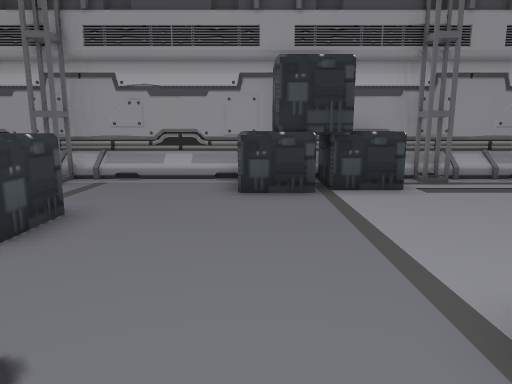
[1] (above)

24 first-person views from a walk through a Unity game level. The camera is 1.3 m above the floor, tilts 10° down and sees 70° across. The floor is counted in squares, 1 m on a side. Each view is taken from the middle of a square. On the plan, view 1 faces up. The plan holds only what a view shows up to about 15 squares ahead; the rest is blank. The place goes on beyond the plan. The player is left out.

[2]
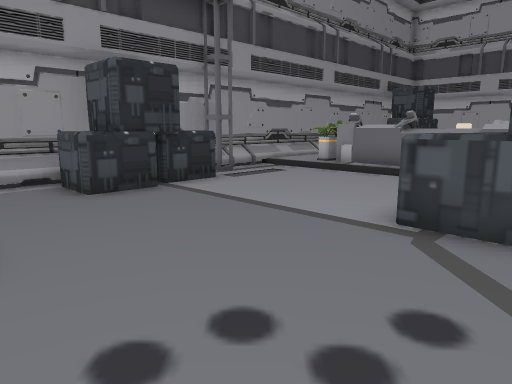

[3]
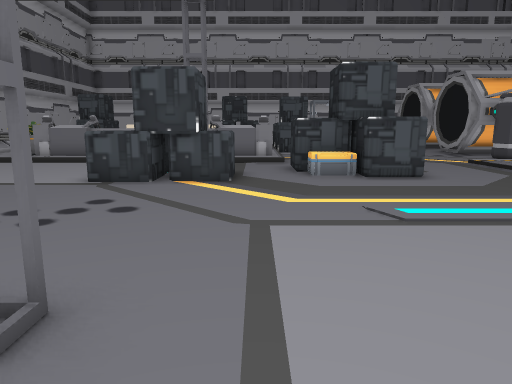

[4]
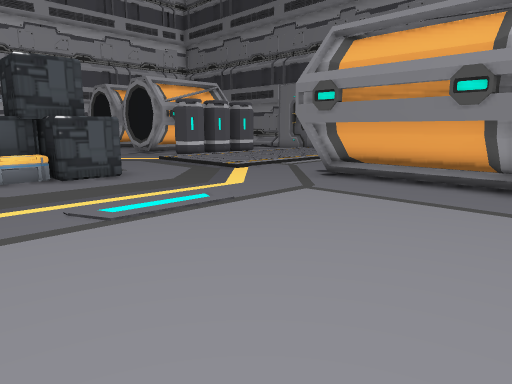

[5]
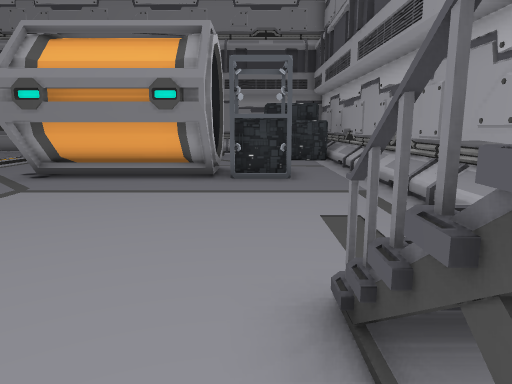

[6]
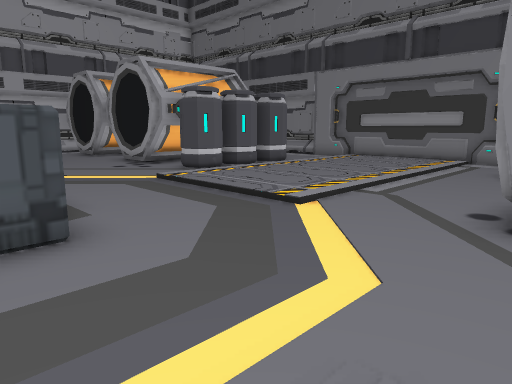

[7]
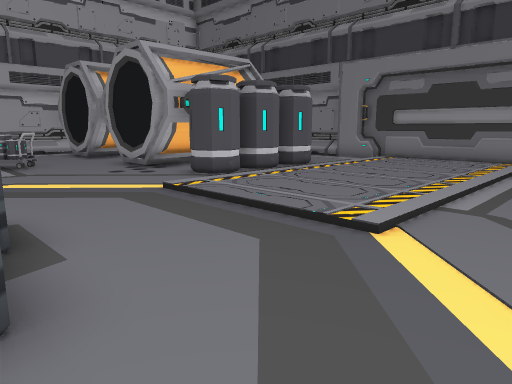

[8]
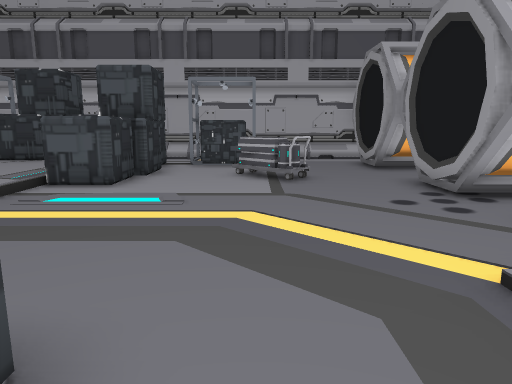

[9]
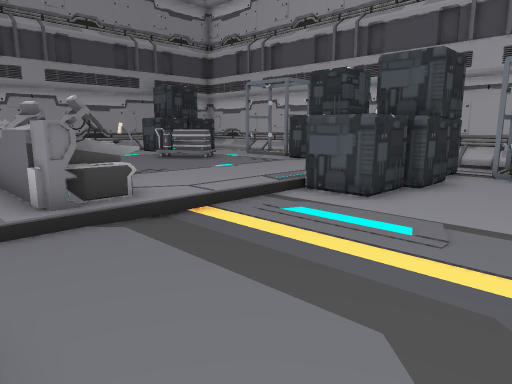

[10]
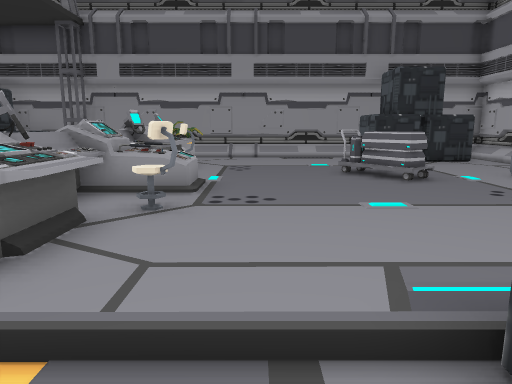

[11]
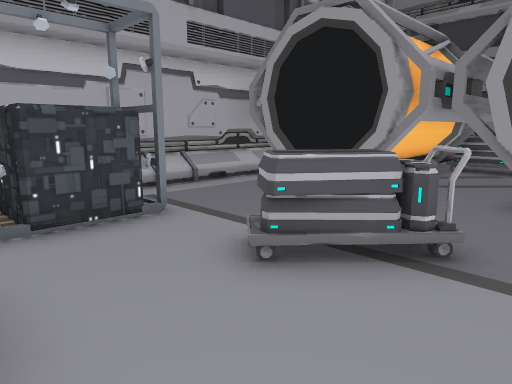

[12]
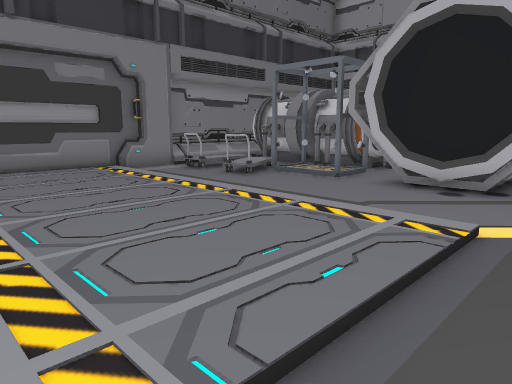

[13]
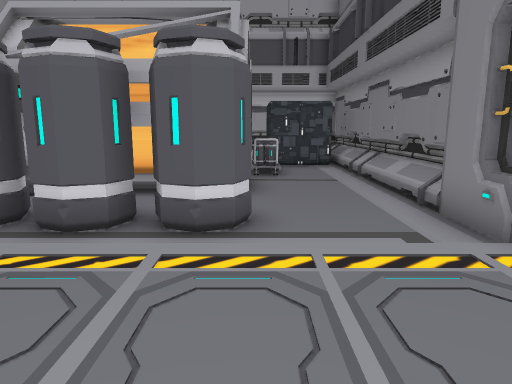

[14]
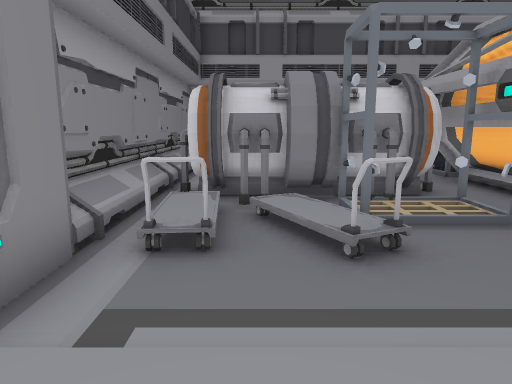

[15]
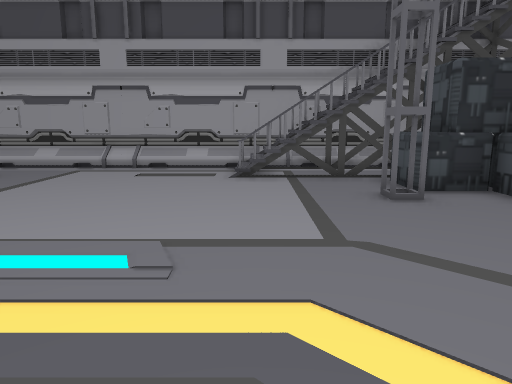

[16]
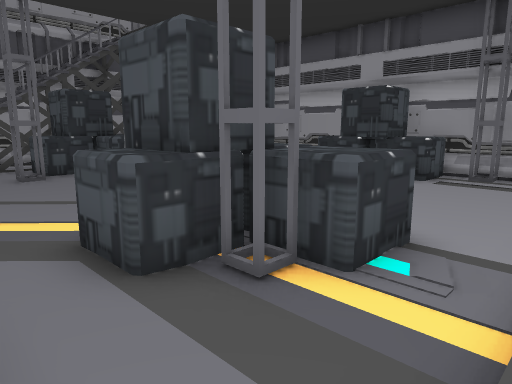

[17]
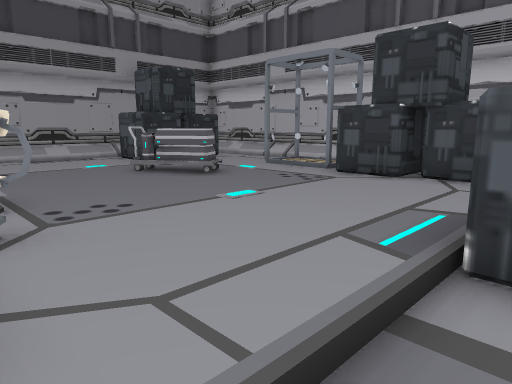

[18]
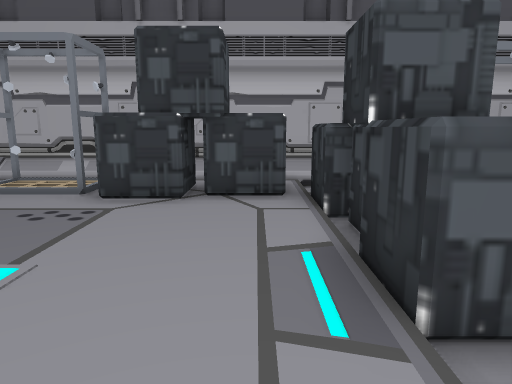

[19]
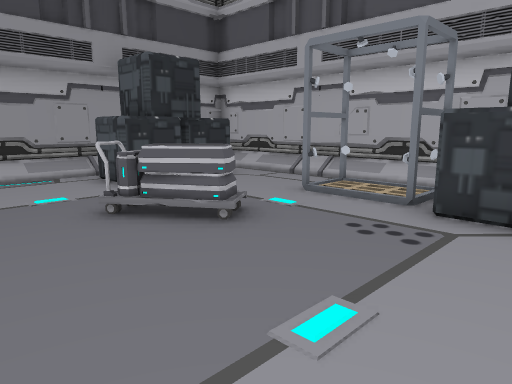

[20]
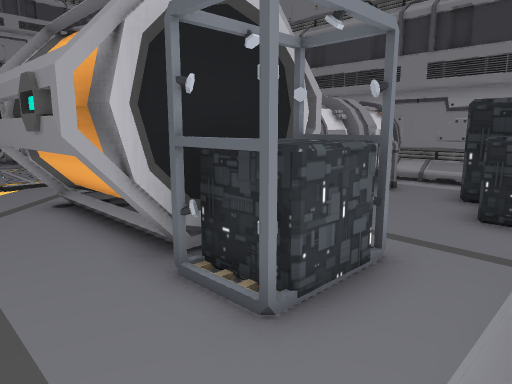

[21]
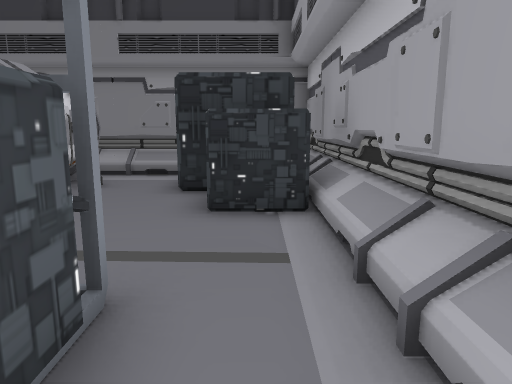

[22]
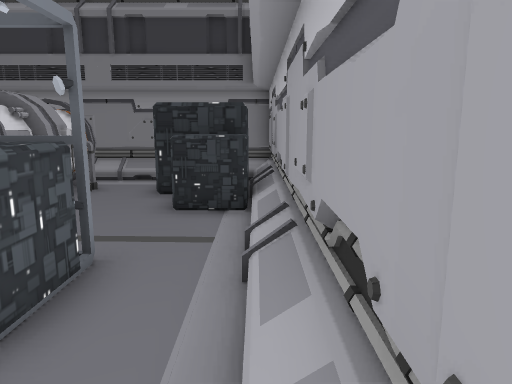

[23]
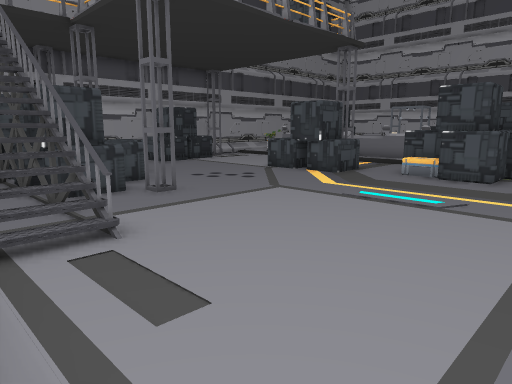

[24]
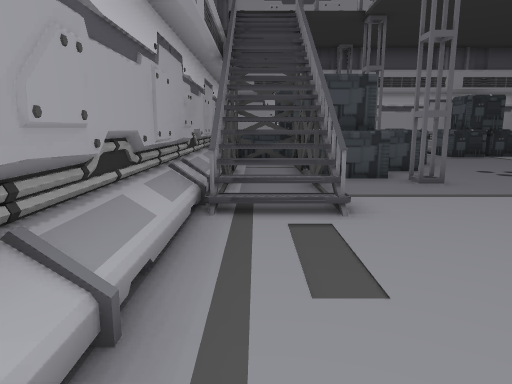

### Floor plan
Key: @ floor where view 1 was taken; # wall or solid block; . main floor; : floor 0.25 m higher than the main floor; + floor 5.25 m higher than the main floor; / step, stairs or slope; = window, fence, low wall or low ledge; ^ raised ledge; v drop or lower ground; C crate; S shower; O other object.
Columns run from 11 left of view 1 to 20 right of it. Each row starts with its distance up from view 1.
 10     ############################
  9       #....O OO#/////////// OO/#
  8        ....OOOO...:O/:::::O OO/#
  7        ....OO.....OOO:::::OOOO/#
  6         ..........:#=:::::::::/#
  5     #   +.........:#=:::OO::::/#
  4   /=vv# +.........:=O::::O::SS/#
  3  #/v O O..........:=O::::OO:/ /#
  2  #/vOOOO.....OOOO.:===::::::/ /#
  1  #/=OO.......OOOO.:=::::::::SS #
  0  #/=OO#....@.OO#O.:#OO::::::OO/#
 -1  #/#.........OOO..:^^:::::::OO/#
 -2 ##/#..............:#^:::::::OO #
 -3 ##/=...........OO.//////OO:OO//#
 -4 #/............COO......O  O O..#
 -5 #/............COO.......OOOOO..#
 -6 #/............OOOO..........SS #
 -7 #/..............O...........SS #
 -8 #/.......................OO.SS #
 -9 #/....OOOOO.............OO.....#
-10 #/.SSSOOOOO..//////............#
-11 #/.SSSOOOO#....................#
-12 #/.SSS##  #........OOOO#OOOO#OO#
-13 #/...OOOO O........O#OO OOOO O #
-14 #/...O OSSS........OOOO OOOO
-15 #/....OOO./........OOOO O OO
-16 #OOO..OOSS/O.......O  O O OO
-17 #OO ..OOO/OO.......OOOOOOOOOOO
-18 #OOO..OOO//..............O .O
-19 #O  ..OOOOOO................O
-20 ##  ...O///##########///////O
-21 ############        ##########

Where each view was taken, in squares from view 1:
view 1: 0 up, 0 right, facing up
view 2: 0 up, 3 left, facing up-right
view 3: 2 down, 7 left, facing right
view 4: 2 down, 7 left, facing down-right
view 5: 1 down, 7 left, facing down
view 6: 5 down, 2 left, facing down-right
view 7: 6 down, 0 right, facing down-right
view 8: 8 down, 4 right, facing right
view 9: 8 down, 6 right, facing up-right
view 10: 5 down, 11 right, facing up
view 11: 5 down, 12 right, facing down-right
view 12: 9 down, 7 right, facing down-left
view 13: 17 down, 3 right, facing right
view 14: 18 down, 4 right, facing left
view 15: 3 down, 2 right, facing left
view 16: 3 down, 7 right, facing up-left
view 17: 4 down, 9 right, facing up-right
view 18: 2 down, 10 right, facing right
view 19: 1 down, 11 right, facing up-right
view 20: 8 down, 10 left, facing down-right
view 21: 10 down, 9 left, facing down
view 22: 8 down, 10 left, facing down
view 23: 9 down, 10 left, facing up-right
view 24: 9 down, 9 left, facing up
